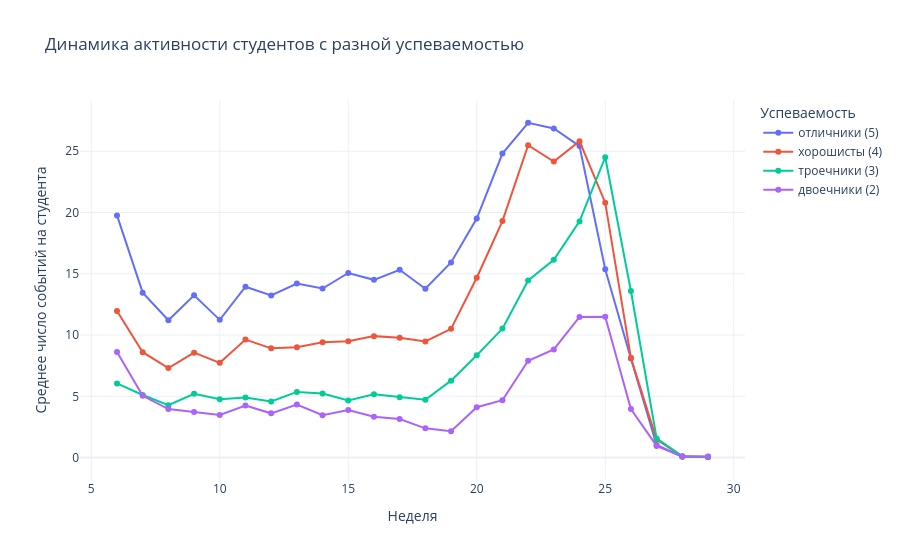

Here is the notebook cell this chart was saved with:
### Markdown cell above
## Задание 4: Проанализировать динамику активности студентов с разным уровнем успеваемости (NameR_Level) в течение всего семестра.
Решите гипотезу: успеваемость студентов зависит от динамики их активности на образовательном портале в течение всего семестра. 

Построить линейный график (px.line), где:
X-ось — num_week (номер недели семестра)
Y-ось — s_all (общее количество событий)
Цветовая группировка — NameR_Level (успеваемость: отличники, хорошисты, троечники, двоечники)

### Code cell
level_names = {5: "отличники (5)", 4: "хорошисты (4)", 3: "троечники (3)", 2: "двоечники (2)"}

df_lvl = df.groupby(["num_week", "NameR_Level"], as_index=False)["s_all"].mean()
df_lvl["Успеваемость"] = df_lvl["NameR_Level"].map(level_names)

fig = px.line(
    df_lvl, x="num_week", y="s_all", color="Успеваемость", markers=True,
    category_orders={"Успеваемость": list(level_names.values())},
    labels={"num_week": "Неделя", "s_all": "Среднее число событий на студента"},
    title="Динамика активности студентов с разной успеваемостью",
)
fig.update_layout(template="plotly_white")
fig.show()

# Суммарная активность за семестр на пару «студент – курс»
total = df.groupby(["userid", "courseid"]).agg(total=("s_all", "sum"), grade=("NameR_Level", "first"))
total.groupby("grade")["total"].agg(["mean", "median", "count"]).round(1)

### Figure 1 — Plotly figure (JSON) as saved in the notebook; plotly's stock layout.template omitted (floating-point values rounded to 4 significant figures)
{"data": [{"hovertemplate": "Успеваемость=отличники (5)<br>Неделя=%{x}<br>Среднее число событий на студента=%{y}<extra></extra>", "legendgroup": "отличники (5)", "line": {"color": "#636efa", "dash": "solid"}, "marker": {"symbol": "circle"}, "mode": "lines+markers", "name": "отличники (5)", "orientation": "v", "showlegend": true, "type": "scatter", "x": [6, 7, 8, 9, 10, 11, 12, 13, 14, 15, 16, 17, 18, 19, 20, 21, 22, 23, 24, 25, 26, 27, 28, 29], "xaxis": "x", "y": [19.76, 13.46, 11.2, 13.25, 11.24, 13.95, 13.24, 14.2, 13.8, 15.06, 14.51, 15.33, 13.78, 15.92, 19.5, 24.81, 27.32, 26.85, 25.42, 15.37, 8.088, 1.031, 0.0758, 0.06491], "yaxis": "y"}, {"hovertemplate": "Успеваемость=хорошисты (4)<br>Неделя=%{x}<br>Среднее число событий на студента=%{y}<extra></extra>", "legendgroup": "хорошисты (4)", "line": {"color": "#EF553B", "dash": "solid"}, "marker": {"symbol": "circle"}, "mode": "lines+markers", "name": "хорошисты (4)", "orientation": "v", "showlegend": true, "type": "scatter", "x": [6, 7, 8, 9, 10, 11, 12, 13, 14, 15, 16, 17, 18, 19, 20, 21, 22, 23, 24, 25, 26, 27, 28, 29], "xaxis": "x", "y": [11.97, 8.6, 7.302, 8.563, 7.732, 9.634, 8.915, 9.01, 9.407, 9.497, 9.912, 9.771, 9.471, 10.51, 14.67, 19.3, 25.49, 24.15, 25.82, 20.8, 8.145, 1.474, 0.1037, 0.02896], "yaxis": "y"}, {"hovertemplate": "Успеваемость=троечники (3)<br>Неделя=%{x}<br>Среднее число событий на студента=%{y}<extra></extra>", "legendgroup": "троечники (3)", "line": {"color": "#00cc96", "dash": "solid"}, "marker": {"symbol": "circle"}, "mode": "lines+markers", "name": "троечники (3)", "orientation": "v", "showlegend": true, "type": "scatter", "x": [6, 7, 8, 9, 10, 11, 12, 13, 14, 15, 16, 17, 18, 19, 20, 21, 22, 23, 24, 25, 26, 27, 28, 29], "xaxis": "x", "y": [6.054, 5.106, 4.277, 5.211, 4.761, 4.909, 4.583, 5.359, 5.228, 4.656, 5.17, 4.927, 4.716, 6.28, 8.346, 10.53, 14.45, 16.14, 19.27, 24.51, 13.59, 1.567, 0.09935, 0.04934], "yaxis": "y"}, {"hovertemplate": "Успеваемость=двоечники (2)<br>Неделя=%{x}<br>Среднее число событий на студента=%{y}<extra></extra>", "legendgroup": "двоечники (2)", "line": {"color": "#ab63fa", "dash": "solid"}, "marker": {"symbol": "circle"}, "mode": "lines+markers", "name": "двоечники (2)", "orientation": "v", "showlegend": true, "type": "scatter", "x": [6, 7, 8, 9, 10, 11, 12, 13, 14, 15, 16, 17, 18, 19, 20, 21, 22, 23, 24, 25, 26, 27, 28, 29], "xaxis": "x", "y": [8.624, 5.046, 3.964, 3.72, 3.479, 4.255, 3.613, 4.335, 3.466, 3.885, 3.343, 3.154, 2.387, 2.149, 4.108, 4.68, 7.903, 8.828, 11.48, 11.5, 3.97, 0.9533, 0.08908, 0.09995], "yaxis": "y"}], "layout": {"legend": {"title": {"text": "Успеваемость"}, "tracegroupgap": 0}, "title": {"text": "Динамика активности студентов с разной успеваемостью"}, "xaxis": {"anchor": "y", "domain": [0.0, 1.0], "title": {"text": "Неделя"}}, "yaxis": {"anchor": "x", "domain": [0.0, 1.0], "title": {"text": "Среднее число событий на студента"}}}}
